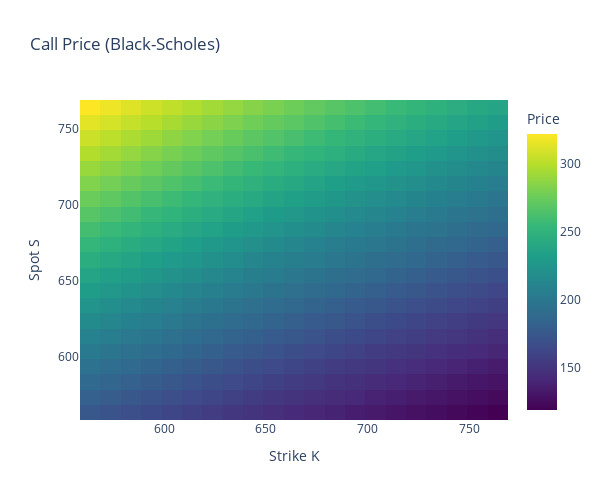

Source (notebook cell):
### Markdown cell above
## 11. Visualisation des Heatmaps

### Code cell
fig_call_heston = plot_heatmap(call_heston, K_grid, S_grid, "Call Price (Heston)")
fig_call_bs = plot_heatmap(call_bs, K_grid, S_grid, "Call Price (Black-Scholes)")

fig_call_heston
fig_call_bs

### Figure 1 — Plotly figure (JSON) as saved in the notebook; plotly's stock layout.template omitted (floating-point values rounded to 4 significant figures; data arrays with more than 128 entries replaced by an {"elided": "..."} marker saying what was removed)
{"data": [{"colorbar": {"title": {"text": "Price"}}, "colorscale": [[0, "#440154"], [0.1111, "#482878"], [0.2222, "#3e4989"], [0.3333, "#31688e"], [0.4444, "#26828e"], [0.5556, "#1f9e89"], [0.6667, "#35b779"], [0.7778, "#6ece58"], [0.8889, "#b5de2b"], [1, "#fde725"]], "type": "heatmap", "x": [563.8, 573.8, 583.8, 593.8, 603.8, 613.8, 623.8, 633.8, 643.8, 653.8, 663.8, 673.8, 683.8, 693.8, 703.8, 713.8, 723.8, 733.8, 743.8, 753.8, 763.8], "y": [563.8, 573.8, 583.8, 593.8, 603.8, 613.8, 623.8, 633.8, 643.8, 653.8, 663.8, 673.8, 683.8, 693.8, 703.8, 713.8, 723.8, 733.8, 743.8, 753.8, 763.8], "z": {"elided": "21x21 float values"}}], "layout": {"height": 500, "title": {"text": "Call Price (Black-Scholes)"}, "width": 600, "xaxis": {"title": {"text": "Strike K"}}, "yaxis": {"title": {"text": "Spot S"}}}}
